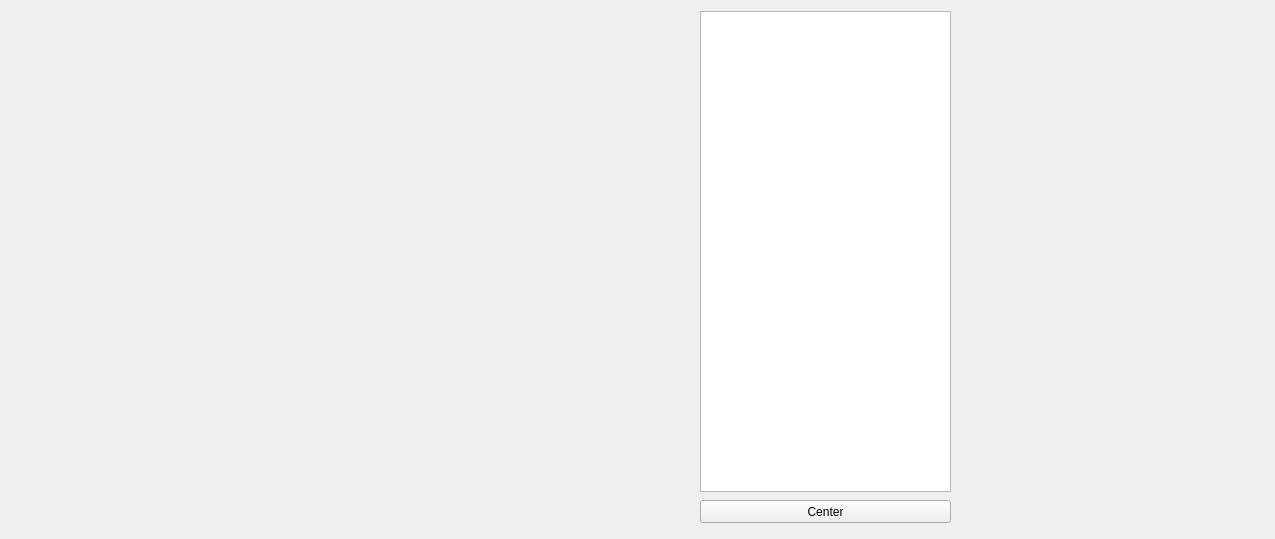
<?xml version="1.0" encoding="UTF-8"?>
<ui version="4.0">
 <class>StonksAppClass</class>
 <widget class="QMainWindow" name="StonksAppClass">
  <property name="geometry">
   <rect>
    <x>0</x>
    <y>0</y>
    <width>1275</width>
    <height>539</height>
   </rect>
  </property>
  <property name="windowTitle">
   <string>StonksApp</string>
  </property>
  <widget class="QWidget" name="centralWidget">
   <widget class="QWidget" name="graphWidget" native="true">
    <property name="geometry">
     <rect>
      <x>950</x>
      <y>10</y>
      <width>331</width>
      <height>521</height>
     </rect>
    </property>
   </widget>
   <widget class="QPushButton" name="centerButton">
    <property name="geometry">
     <rect>
      <x>700</x>
      <y>500</y>
      <width>251</width>
      <height>23</height>
     </rect>
    </property>
    <property name="text">
     <string>Center</string>
    </property>
   </widget>
   <widget class="QTableView" name="tableView">
    <property name="geometry">
     <rect>
      <x>700</x>
      <y>11</y>
      <width>251</width>
      <height>481</height>
     </rect>
    </property>
   </widget>
   <widget class="QWidget" name="priceGraphWidget" native="true">
    <property name="geometry">
     <rect>
      <x>-1</x>
      <y>30</y>
      <width>701</width>
      <height>491</height>
     </rect>
    </property>
   </widget>
   <widget class="QLabel" name="label">
    <property name="geometry">
     <rect>
      <x>620</x>
      <y>10</y>
      <width>71</width>
      <height>20</height>
     </rect>
    </property>
    <property name="text">
     <string/>
    </property>
   </widget>
  </widget>
 </widget>
 <layoutdefault spacing="6" margin="11"/>
 <resources>
  <include location="StonksMainWindow.qrc"/>
 </resources>
 <connections/>
</ui>
